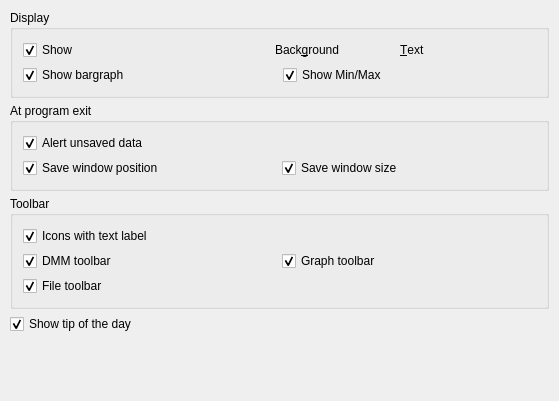
<?xml version="1.0" encoding="UTF-8"?>
<ui version="4.0">
 <class>UIGuiPrefs</class>
 <widget class="PrefWidget" name="UIGuiPrefs">
  <property name="geometry">
   <rect>
    <x>0</x>
    <y>0</y>
    <width>559</width>
    <height>401</height>
   </rect>
  </property>
  <property name="caption" stdset="0">
   <string/>
  </property>
  <layout class="QVBoxLayout">
   <property name="spacing">
    <number>5</number>
   </property>
   <property name="leftMargin">
    <number>10</number>
   </property>
   <property name="topMargin">
    <number>10</number>
   </property>
   <property name="rightMargin">
    <number>10</number>
   </property>
   <property name="bottomMargin">
    <number>10</number>
   </property>
   <item>
    <widget class="QGroupBox" name="GroupBox4">
     <property name="title">
      <string>Display</string>
     </property>
     <layout class="QGridLayout">
      <property name="leftMargin">
       <number>10</number>
      </property>
      <property name="topMargin">
       <number>10</number>
      </property>
      <property name="rightMargin">
       <number>10</number>
      </property>
      <property name="bottomMargin">
       <number>10</number>
      </property>
      <property name="spacing">
       <number>5</number>
      </property>
      <item row="1" column="0" colspan="2">
       <layout class="QHBoxLayout">
        <property name="spacing">
         <number>0</number>
        </property>
        <property name="leftMargin">
         <number>0</number>
        </property>
        <property name="topMargin">
         <number>0</number>
        </property>
        <property name="rightMargin">
         <number>0</number>
        </property>
        <property name="bottomMargin">
         <number>0</number>
        </property>
        <item>
         <widget class="QCheckBox" name="ui_showBar">
          <property name="text">
           <string>Show bargraph</string>
          </property>
          <property name="checked">
           <bool>true</bool>
          </property>
         </widget>
        </item>
        <item>
         <spacer name="Spacer34">
          <property name="orientation">
           <enum>Qt::Horizontal</enum>
          </property>
          <property name="sizeType">
           <enum>QSizePolicy::MinimumExpanding</enum>
          </property>
          <property name="sizeHint" stdset="0">
           <size>
            <width>20</width>
            <height>20</height>
           </size>
          </property>
         </spacer>
        </item>
       </layout>
      </item>
      <item row="1" column="2" colspan="2">
       <layout class="QHBoxLayout">
        <property name="spacing">
         <number>0</number>
        </property>
        <property name="leftMargin">
         <number>0</number>
        </property>
        <property name="topMargin">
         <number>0</number>
        </property>
        <property name="rightMargin">
         <number>0</number>
        </property>
        <property name="bottomMargin">
         <number>0</number>
        </property>
        <item>
         <widget class="QCheckBox" name="ui_showMinMax">
          <property name="text">
           <string>Show Min/Max</string>
          </property>
          <property name="checked">
           <bool>true</bool>
          </property>
         </widget>
        </item>
        <item>
         <spacer name="Spacer34_2">
          <property name="orientation">
           <enum>Qt::Horizontal</enum>
          </property>
          <property name="sizeType">
           <enum>QSizePolicy::MinimumExpanding</enum>
          </property>
          <property name="sizeHint" stdset="0">
           <size>
            <width>20</width>
            <height>20</height>
           </size>
          </property>
         </spacer>
        </item>
       </layout>
      </item>
      <item row="0" column="0">
       <widget class="QCheckBox" name="ui_showDisplay">
        <property name="sizePolicy">
         <sizepolicy hsizetype="MinimumExpanding" vsizetype="Fixed">
          <horstretch>0</horstretch>
          <verstretch>0</verstretch>
         </sizepolicy>
        </property>
        <property name="text">
         <string>Show</string>
        </property>
        <property name="checked">
         <bool>true</bool>
        </property>
       </widget>
      </item>
      <item row="0" column="1" colspan="2">
       <layout class="QHBoxLayout">
        <property name="spacing">
         <number>5</number>
        </property>
        <property name="leftMargin">
         <number>0</number>
        </property>
        <property name="topMargin">
         <number>0</number>
        </property>
        <property name="rightMargin">
         <number>0</number>
        </property>
        <property name="bottomMargin">
         <number>0</number>
        </property>
        <item>
         <widget class="ColorButton" name="ui_bgColorDisplay" native="true">
          <property name="minimumSize">
           <size>
            <width>50</width>
            <height>0</height>
           </size>
          </property>
          <property name="maximumSize">
           <size>
            <width>50</width>
            <height>32767</height>
           </size>
          </property>
          <property name="whatsThis">
           <string>Click this button to change the color of the numerical display for the dmm.</string>
          </property>
         </widget>
        </item>
        <item>
         <widget class="QLabel" name="TextLabel2_2_2">
          <property name="sizePolicy">
           <sizepolicy hsizetype="MinimumExpanding" vsizetype="Minimum">
            <horstretch>0</horstretch>
            <verstretch>0</verstretch>
           </sizepolicy>
          </property>
          <property name="text">
           <string>Back&amp;ground</string>
          </property>
          <property name="alignment">
           <set>Qt::AlignLeading|Qt::AlignLeft|Qt::AlignVCenter</set>
          </property>
          <property name="wordWrap">
           <bool>false</bool>
          </property>
          <property name="buddy">
           <cstring>ui_bgColorDisplay</cstring>
          </property>
         </widget>
        </item>
       </layout>
      </item>
      <item row="0" column="3">
       <layout class="QHBoxLayout">
        <property name="spacing">
         <number>5</number>
        </property>
        <property name="leftMargin">
         <number>0</number>
        </property>
        <property name="topMargin">
         <number>0</number>
        </property>
        <property name="rightMargin">
         <number>0</number>
        </property>
        <property name="bottomMargin">
         <number>0</number>
        </property>
        <item>
         <widget class="ColorButton" name="ui_textColor" native="true">
          <property name="minimumSize">
           <size>
            <width>50</width>
            <height>0</height>
           </size>
          </property>
          <property name="maximumSize">
           <size>
            <width>50</width>
            <height>32767</height>
           </size>
          </property>
          <property name="whatsThis">
           <string>Click this button to change the color of the text in the numerical display.</string>
          </property>
         </widget>
        </item>
        <item>
         <widget class="QLabel" name="TextLabel2_2_3">
          <property name="sizePolicy">
           <sizepolicy hsizetype="MinimumExpanding" vsizetype="Minimum">
            <horstretch>0</horstretch>
            <verstretch>0</verstretch>
           </sizepolicy>
          </property>
          <property name="text">
           <string>&amp;Text</string>
          </property>
          <property name="wordWrap">
           <bool>false</bool>
          </property>
          <property name="buddy">
           <cstring>ui_textColor</cstring>
          </property>
         </widget>
        </item>
       </layout>
      </item>
     </layout>
    </widget>
   </item>
   <item>
    <widget class="QGroupBox" name="GroupBox4_2">
     <property name="title">
      <string>At program exit</string>
     </property>
     <layout class="QGridLayout">
      <property name="leftMargin">
       <number>10</number>
      </property>
      <property name="topMargin">
       <number>10</number>
      </property>
      <property name="rightMargin">
       <number>10</number>
      </property>
      <property name="bottomMargin">
       <number>10</number>
      </property>
      <property name="spacing">
       <number>5</number>
      </property>
      <item row="0" column="0" colspan="2">
       <layout class="QHBoxLayout">
        <property name="spacing">
         <number>0</number>
        </property>
        <property name="leftMargin">
         <number>0</number>
        </property>
        <property name="topMargin">
         <number>0</number>
        </property>
        <property name="rightMargin">
         <number>0</number>
        </property>
        <property name="bottomMargin">
         <number>0</number>
        </property>
        <item>
         <widget class="QCheckBox" name="ui_alertUnsavedData">
          <property name="whatsThis">
           <string>When this option is checked QtDMM will alert you if you are going to overwrite or loose unsaved data (import, quit).</string>
          </property>
          <property name="text">
           <string>Alert unsaved data</string>
          </property>
          <property name="checked">
           <bool>true</bool>
          </property>
         </widget>
        </item>
        <item>
         <spacer name="Spacer1_10">
          <property name="orientation">
           <enum>Qt::Horizontal</enum>
          </property>
          <property name="sizeType">
           <enum>QSizePolicy::MinimumExpanding</enum>
          </property>
          <property name="sizeHint" stdset="0">
           <size>
            <width>20</width>
            <height>20</height>
           </size>
          </property>
         </spacer>
        </item>
       </layout>
      </item>
      <item row="1" column="0">
       <layout class="QHBoxLayout">
        <property name="spacing">
         <number>0</number>
        </property>
        <property name="leftMargin">
         <number>0</number>
        </property>
        <property name="topMargin">
         <number>0</number>
        </property>
        <property name="rightMargin">
         <number>0</number>
        </property>
        <property name="bottomMargin">
         <number>0</number>
        </property>
        <item>
         <widget class="QCheckBox" name="ui_saveWindowPos">
          <property name="whatsThis">
           <string>When this option is checked the window position and size saved and restored in the next session.</string>
          </property>
          <property name="text">
           <string>Save window position</string>
          </property>
          <property name="checked">
           <bool>true</bool>
          </property>
         </widget>
        </item>
        <item>
         <spacer name="Spacer2_3">
          <property name="orientation">
           <enum>Qt::Horizontal</enum>
          </property>
          <property name="sizeType">
           <enum>QSizePolicy::MinimumExpanding</enum>
          </property>
          <property name="sizeHint" stdset="0">
           <size>
            <width>20</width>
            <height>20</height>
           </size>
          </property>
         </spacer>
        </item>
       </layout>
      </item>
      <item row="1" column="1">
       <layout class="QHBoxLayout">
        <property name="spacing">
         <number>0</number>
        </property>
        <property name="leftMargin">
         <number>0</number>
        </property>
        <property name="topMargin">
         <number>0</number>
        </property>
        <property name="rightMargin">
         <number>0</number>
        </property>
        <property name="bottomMargin">
         <number>0</number>
        </property>
        <item>
         <widget class="QCheckBox" name="ui_saveWindowSize">
          <property name="whatsThis">
           <string>When this option is checked the window position and size saved and restored in the next session.</string>
          </property>
          <property name="text">
           <string>Save window size</string>
          </property>
          <property name="checked">
           <bool>true</bool>
          </property>
         </widget>
        </item>
        <item>
         <spacer name="Spacer2_3_2">
          <property name="orientation">
           <enum>Qt::Horizontal</enum>
          </property>
          <property name="sizeType">
           <enum>QSizePolicy::MinimumExpanding</enum>
          </property>
          <property name="sizeHint" stdset="0">
           <size>
            <width>20</width>
            <height>20</height>
           </size>
          </property>
         </spacer>
        </item>
       </layout>
      </item>
     </layout>
    </widget>
   </item>
   <item>
    <widget class="QGroupBox" name="ButtonGroup12_2">
     <property name="title">
      <string>Toolbar</string>
     </property>
     <layout class="QGridLayout">
      <property name="leftMargin">
       <number>10</number>
      </property>
      <property name="topMargin">
       <number>10</number>
      </property>
      <property name="rightMargin">
       <number>10</number>
      </property>
      <property name="bottomMargin">
       <number>10</number>
      </property>
      <property name="spacing">
       <number>5</number>
      </property>
      <item row="0" column="0" colspan="2">
       <layout class="QHBoxLayout">
        <property name="spacing">
         <number>0</number>
        </property>
        <property name="leftMargin">
         <number>0</number>
        </property>
        <property name="topMargin">
         <number>0</number>
        </property>
        <property name="rightMargin">
         <number>0</number>
        </property>
        <property name="bottomMargin">
         <number>0</number>
        </property>
        <item>
         <widget class="QCheckBox" name="ui_textLabel">
          <property name="whatsThis">
           <string>Check this if you want text labels in the toolbar.</string>
          </property>
          <property name="text">
           <string>Icons with text label</string>
          </property>
          <property name="checked">
           <bool>true</bool>
          </property>
         </widget>
        </item>
        <item>
         <spacer name="Spacer3_4_2">
          <property name="orientation">
           <enum>Qt::Horizontal</enum>
          </property>
          <property name="sizeType">
           <enum>QSizePolicy::Expanding</enum>
          </property>
          <property name="sizeHint" stdset="0">
           <size>
            <width>20</width>
            <height>20</height>
           </size>
          </property>
         </spacer>
        </item>
       </layout>
      </item>
      <item row="1" column="0">
       <layout class="QHBoxLayout">
        <property name="spacing">
         <number>0</number>
        </property>
        <property name="leftMargin">
         <number>0</number>
        </property>
        <property name="topMargin">
         <number>0</number>
        </property>
        <property name="rightMargin">
         <number>0</number>
        </property>
        <property name="bottomMargin">
         <number>0</number>
        </property>
        <item>
         <widget class="QCheckBox" name="ui_dmmToolBar">
          <property name="whatsThis">
           <string>Check this if you want text labels in the toolbar.</string>
          </property>
          <property name="text">
           <string>DMM toolbar</string>
          </property>
          <property name="checked">
           <bool>true</bool>
          </property>
         </widget>
        </item>
        <item>
         <spacer name="Spacer3_4_2_2">
          <property name="orientation">
           <enum>Qt::Horizontal</enum>
          </property>
          <property name="sizeType">
           <enum>QSizePolicy::Expanding</enum>
          </property>
          <property name="sizeHint" stdset="0">
           <size>
            <width>20</width>
            <height>20</height>
           </size>
          </property>
         </spacer>
        </item>
       </layout>
      </item>
      <item row="2" column="0">
       <layout class="QHBoxLayout">
        <property name="spacing">
         <number>0</number>
        </property>
        <property name="leftMargin">
         <number>0</number>
        </property>
        <property name="topMargin">
         <number>0</number>
        </property>
        <property name="rightMargin">
         <number>0</number>
        </property>
        <property name="bottomMargin">
         <number>0</number>
        </property>
        <item>
         <widget class="QCheckBox" name="ui_fileToolBar">
          <property name="whatsThis">
           <string>Check this if you want text labels in the toolbar.</string>
          </property>
          <property name="text">
           <string>File toolbar</string>
          </property>
          <property name="checked">
           <bool>true</bool>
          </property>
         </widget>
        </item>
        <item>
         <spacer name="Spacer3_4_2_3">
          <property name="orientation">
           <enum>Qt::Horizontal</enum>
          </property>
          <property name="sizeType">
           <enum>QSizePolicy::Expanding</enum>
          </property>
          <property name="sizeHint" stdset="0">
           <size>
            <width>20</width>
            <height>20</height>
           </size>
          </property>
         </spacer>
        </item>
       </layout>
      </item>
      <item row="2" column="1">
       <layout class="QHBoxLayout">
        <property name="spacing">
         <number>0</number>
        </property>
        <property name="leftMargin">
         <number>0</number>
        </property>
        <property name="topMargin">
         <number>0</number>
        </property>
        <property name="rightMargin">
         <number>0</number>
        </property>
        <property name="bottomMargin">
         <number>0</number>
        </property>
        <item>
         <spacer name="Spacer3_4_2_4">
          <property name="orientation">
           <enum>Qt::Horizontal</enum>
          </property>
          <property name="sizeType">
           <enum>QSizePolicy::Expanding</enum>
          </property>
          <property name="sizeHint" stdset="0">
           <size>
            <width>20</width>
            <height>20</height>
           </size>
          </property>
         </spacer>
        </item>
       </layout>
      </item>
      <item row="1" column="1">
       <layout class="QHBoxLayout">
        <property name="spacing">
         <number>0</number>
        </property>
        <property name="leftMargin">
         <number>0</number>
        </property>
        <property name="topMargin">
         <number>0</number>
        </property>
        <property name="rightMargin">
         <number>0</number>
        </property>
        <property name="bottomMargin">
         <number>0</number>
        </property>
        <item>
         <widget class="QCheckBox" name="ui_graphToolBar">
          <property name="whatsThis">
           <string>Check this if you want text labels in the toolbar.</string>
          </property>
          <property name="text">
           <string>Graph toolbar</string>
          </property>
          <property name="checked">
           <bool>true</bool>
          </property>
         </widget>
        </item>
        <item>
         <spacer name="Spacer3_4_2_4_2">
          <property name="orientation">
           <enum>Qt::Horizontal</enum>
          </property>
          <property name="sizeType">
           <enum>QSizePolicy::Expanding</enum>
          </property>
          <property name="sizeHint" stdset="0">
           <size>
            <width>20</width>
            <height>20</height>
           </size>
          </property>
         </spacer>
        </item>
       </layout>
      </item>
     </layout>
    </widget>
   </item>
   <item>
    <widget class="QCheckBox" name="ui_tipOfTheDay">
     <property name="text">
      <string>Show tip of the day</string>
     </property>
     <property name="checked">
      <bool>true</bool>
     </property>
    </widget>
   </item>
   <item>
    <spacer name="Spacer1_5">
     <property name="orientation">
      <enum>Qt::Vertical</enum>
     </property>
     <property name="sizeType">
      <enum>QSizePolicy::Expanding</enum>
     </property>
     <property name="sizeHint" stdset="0">
      <size>
       <width>20</width>
       <height>70</height>
      </size>
     </property>
    </spacer>
   </item>
  </layout>
 </widget>
 <layoutdefault spacing="6" margin="11"/>
 <customwidgets>
  <customwidget>
   <class>PrefWidget</class>
   <extends>QWidget</extends>
   <header>prefwidget.h</header>
   <container>1</container>
  </customwidget>
  <customwidget>
   <class>ColorButton</class>
   <extends>QWidget</extends>
   <header>colorbutton.h</header>
  </customwidget>
 </customwidgets>
 <tabstops>
  <tabstop>ui_showBar</tabstop>
  <tabstop>ui_showMinMax</tabstop>
  <tabstop>ui_alertUnsavedData</tabstop>
  <tabstop>ui_saveWindowPos</tabstop>
  <tabstop>ui_saveWindowSize</tabstop>
  <tabstop>ui_textLabel</tabstop>
  <tabstop>ui_dmmToolBar</tabstop>
  <tabstop>ui_graphToolBar</tabstop>
  <tabstop>ui_fileToolBar</tabstop>
  <tabstop>ui_tipOfTheDay</tabstop>
 </tabstops>
 <includes>
  <include location="global">prefwidget.h</include>
  <include location="global">colorbutton.h</include>
 </includes>
 <resources/>
 <connections/>
</ui>
